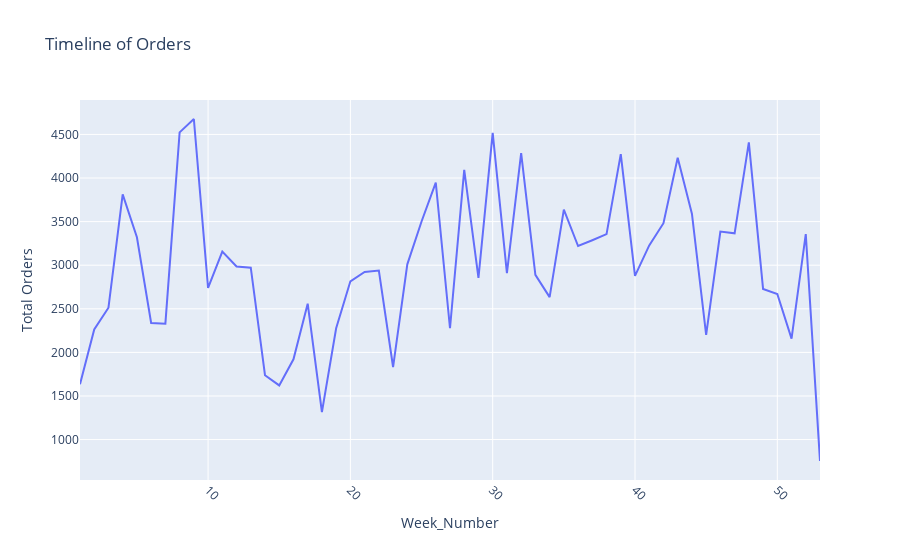

The notebook cell this image was saved under:
### Markdown cell above
#### weekly sales

### Code cell
import matplotlib.pyplot as plt
import plotly.express as px
import plotly.graph_objects as go

weekly_orders = daily_sales_df.groupby('Week_Number')['Quantity'].sum().reset_index()


fig = px.line(weekly_orders, x='Week_Number', y='Quantity', 
            labels={'Date': 'Date', 'Quantity': 'Total Orders'},
            title='Timeline of Orders')
fig.update_xaxes(tickangle=45) 
fig.show()

### Figure 1 — Plotly figure (JSON) as saved in the notebook; plotly's stock layout.template omitted (floating-point values rounded to 4 significant figures)
{"data": [{"hovertemplate": "Week_Number=%{x}<br>Total Orders=%{y}<extra></extra>", "legendgroup": "", "line": {"color": "#636efa", "dash": "solid"}, "marker": {"symbol": "circle"}, "mode": "lines", "name": "", "orientation": "v", "showlegend": false, "type": "scatter", "x": [1, 2, 3, 4, 5, 6, 7, 8, 9, 10, 11, 12, 13, 14, 15, 16, 17, 18, 19, 20, 21, 22, 23, 24, 25, 26, 27, 28, 29, 30, 31, 32, 33, 34, 35, 36, 37, 38, 39, 40, 41, 42, 43, 44, 45, 46, 47, 48, 49, 50, 51, 52, 53], "xaxis": "x", "y": [1634, 2263, 2512, 3812, 3320, 2337, 2329, 4524, 4677, 2740, 3156, 2985, 2972, 1738, 1621, 1920, 2559, 1315, 2277, 2815, 2922, 2938, 1832, 3010, 3501, 3947, 2277, 4094, 2854, 4518, 2910, 4286, 2890, 2634, 3637, 3220, 3286, 3356, 4274, 2878, 3227, 3482, 4232, 3591, 2202, 3385, 3366, 4410, 2728, 2670, 2158, 3356, 754], "yaxis": "y"}], "layout": {"legend": {"tracegroupgap": 0}, "title": {"text": "Timeline of Orders"}, "xaxis": {"anchor": "y", "domain": [0, 1], "tickangle": 45, "title": {"text": "Week_Number"}}, "yaxis": {"anchor": "x", "domain": [0, 1], "title": {"text": "Total Orders"}}}}
